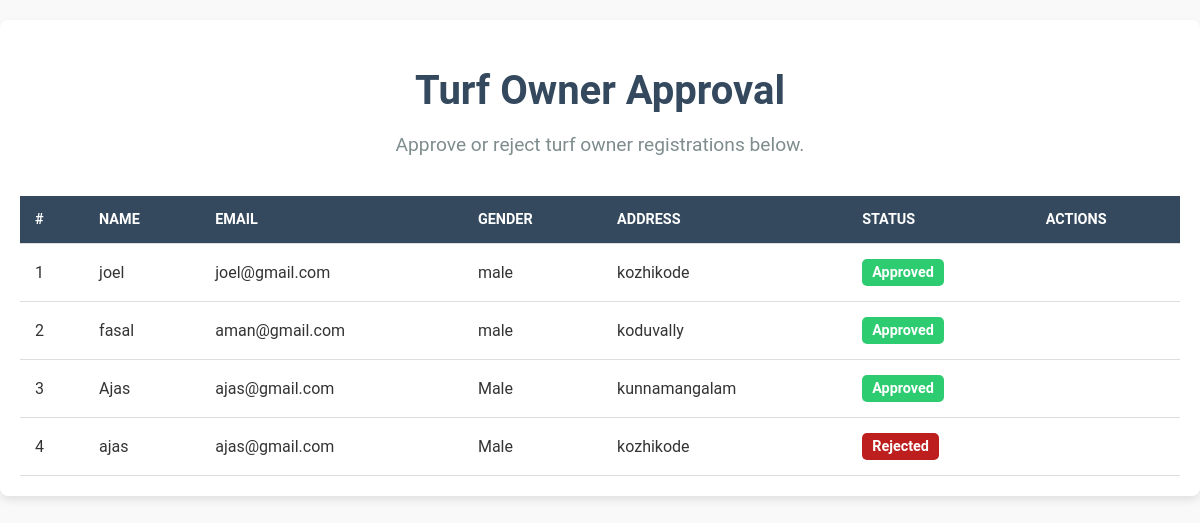
/adminapp/turf-approvals/, run on the app's committed database.
### turfapp/models.py (models this page shows)
class TurfOwner(models.Model):
        STATUS_CHOICES = [
        ('pending', 'Pending'),
        ('approved', 'Approved'),
        ('rejected', 'Rejected'),
    ]
        loginid = models.OneToOneField(Userprofile, on_delete=models.CASCADE, blank=True, null=True)
        name=models.CharField(max_length=250,null=True,blank=True)
        gender=models.CharField(max_length=250,null=True,blank=True)
        phone=models.CharField(max_length=250,null=True,blank=True)
        email=models.EmailField(null=True,blank=True)
        address=models.CharField(max_length=1000,null=True,blank=True)
        status =models.CharField(max_length=50,choices=STATUS_CHOICES,default='pending')
        is_active = models.BooleanField(null=False, blank=True, default=True)
        created_at = models.DateTimeField(auto_now=True)
        updated_at= models.DateTimeField(auto_now=True)

### adminapp/views.py (the view)
# urls.py: path('turf-approvals/', AdminTurfApprovalView.as_view(), name='admin_turf_approval'),
class AdminTurfApprovalView(View):
    def get(self, request):
        turf_registrations = TurfOwner.objects.all()
        return render(request, 'admin/tirfownerapprovallist.html', {'users': turf_registrations})

### templates/admin/tirfownerapprovallist.html (shortened to what this page needs)
{% load static %}
<!DOCTYPE html>
<html lang="en">
<head>
    <link rel="stylesheet" href="{% static 'admincss/usermanage.css' %}">
    <link rel="stylesheet" href="https://cdnjs.cloudflare.com/ajax/libs/font-awesome/6.0.0-beta3/css/all.min.css">
</head>
<body>
    <div class="container">
        <header class="header">
            <h1>Turf Owner Approval</h1>
            <p>Approve or reject turf owner registrations below.</p>
        </header>
        <section class="user-table-section">
            <table class="user-table">
                <thead>
                    <tr>
                        <th>#</th>
                        <th>Name</th>
                        <th>Email</th>
                        <th>Gender</th>
                        <th>Address</th>
                        <th>Status</th>
                        <th>Actions</th>
                    </tr>
                </thead>
                <tbody>
                    {% for user in users %}
                    <tr>
                        <td>{{ forloop.counter }}</td>
                        <td>{{ user.name }}</td>
                        <td>{{ user.email }}</td>
                        <td>{{ user.gender }}</td>
                        <td>{{ user.address }}</td>
                        <td>
                            <span class="badge {{ user.status }}">{{ user.get_status_display }}</span>
                        </td>
                        <td>
                        </td>
                    </tr>
                    {% empty %}
                    <tr>
                        <td colspan="7" class="no-data">No turf owner requests to display</td>
                    </tr>
                    {% endfor %}
                </tbody>
            </table>
        </section>
    </div>
</body>
</html>

### static/admincss/usermanage.css (style rules this page uses)
body { margin: 0; font-family: 'Roboto', sans-serif; background: #f9f9f9; color: #333; }
.container { max-width: 1200px; margin: 20px auto; padding: 20px; background: #fff; border-radius: 8px; box-shadow: 0 4px 8px rgba(0, 0, 0, 0.1); }
.header { text-align: center; margin-bottom: 20px; }
.header h1 { font-size: 2.5em; margin-bottom: 10px; color: #34495e; }
.header p { font-size: 1.2em; color: #7f8c8d; }
.user-table-section { overflow-x: auto; }
.user-table { width: 100%; border-collapse: collapse; margin-top: 20px; }
.user-table thead { background: #34495e; color: white; }
.user-table th, .user-table td { padding: 15px; text-align: left; border-bottom: 1px solid #ddd; }
.user-table th { text-transform: uppercase; font-size: 0.9em; }
.badge { display: inline-block; padding: 5px 10px; border-radius: 5px; font-size: 0.9em; font-weight: bold; text-align: center; }
.badge.approved { background: #2ecc71; color: white; }
.badge.rejected { background: #bd1f1f; color: white; }

### data on the page
TurfOwner: name "joel", email "joel@gmail.com", gender "male", address "kozhikode", status "Approved"
TurfOwner: name "fasal", email "aman@gmail.com", gender "male", address "koduvally", status "Approved"
TurfOwner: name "Ajas", email "ajas@gmail.com", gender "Male", address "kunnamangalam", status "Approved"
TurfOwner: name "ajas", email "ajas@gmail.com", gender "Male", address "kozhikode", status "Rejected"
